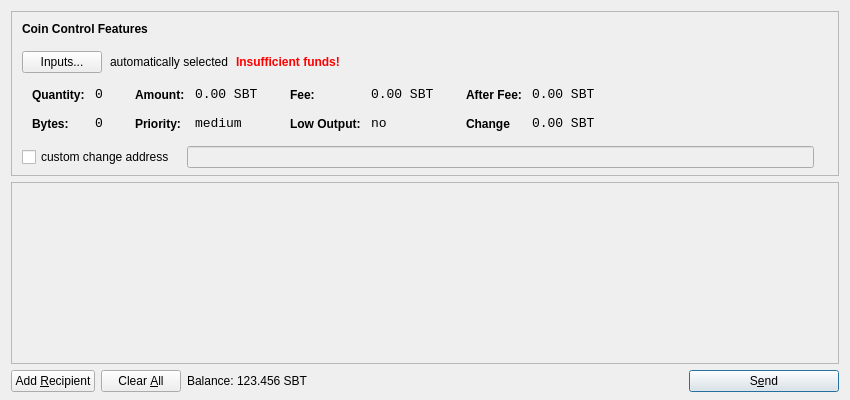
<?xml version="1.0" encoding="UTF-8"?>
<ui version="4.0">
 <class>SendCoinsDialog</class>
 <widget class="QDialog" name="SendCoinsDialog">
  <property name="geometry">
   <rect>
    <x>0</x>
    <y>0</y>
    <width>850</width>
    <height>400</height>
   </rect>
  </property>
  <property name="windowTitle">
   <string>Send Coins</string>
  </property>
  <layout class="QVBoxLayout" name="verticalLayout" stretch="0,1,0">
   <property name="bottomMargin">
    <number>8</number>
   </property>
   <item>
    <widget class="QFrame" name="frameCoinControl">
     <property name="sizePolicy">
      <sizepolicy hsizetype="Expanding" vsizetype="Expanding">
       <horstretch>0</horstretch>
       <verstretch>0</verstretch>
      </sizepolicy>
     </property>
     <property name="maximumSize">
      <size>
       <width>16777215</width>
       <height>16777215</height>
      </size>
     </property>
     <property name="frameShape">
      <enum>QFrame::StyledPanel</enum>
     </property>
     <property name="frameShadow">
      <enum>QFrame::Sunken</enum>
     </property>
     <layout class="QVBoxLayout" name="verticalLayoutCoinControl2">
      <property name="spacing">
       <number>-1</number>
      </property>
      <property name="leftMargin">
       <number>0</number>
      </property>
      <property name="topMargin">
       <number>0</number>
      </property>
      <property name="rightMargin">
       <number>0</number>
      </property>
      <property name="bottomMargin">
       <number>6</number>
      </property>
      <item>
       <layout class="QVBoxLayout" name="verticalLayoutCoinControl" stretch="0,0,0,0,1">
        <property name="spacing">
         <number>0</number>
        </property>
        <property name="leftMargin">
         <number>10</number>
        </property>
        <property name="topMargin">
         <number>10</number>
        </property>
        <item>
         <layout class="QHBoxLayout" name="horizontalLayoutCoinControl1">
          <property name="bottomMargin">
           <number>15</number>
          </property>
          <item>
           <widget class="QLabel" name="labelCoinControlFeatures">
            <property name="sizePolicy">
             <sizepolicy hsizetype="Preferred" vsizetype="Maximum">
              <horstretch>0</horstretch>
              <verstretch>0</verstretch>
             </sizepolicy>
            </property>
            <property name="font">
             <font>
              <weight>75</weight>
              <bold>true</bold>
             </font>
            </property>
            <property name="styleSheet">
             <string notr="true">font-weight:bold;</string>
            </property>
            <property name="text">
             <string>Coin Control Features</string>
            </property>
           </widget>
          </item>
         </layout>
        </item>
        <item>
         <layout class="QHBoxLayout" name="horizontalLayoutCoinControl2" stretch="0,0,0,0">
          <property name="spacing">
           <number>8</number>
          </property>
          <property name="bottomMargin">
           <number>10</number>
          </property>
          <item>
           <widget class="QPushButton" name="pushButtonCoinControl">
            <property name="styleSheet">
             <string notr="true"/>
            </property>
            <property name="text">
             <string>Inputs...</string>
            </property>
           </widget>
          </item>
          <item>
           <widget class="QLabel" name="labelCoinControlAutomaticallySelected">
            <property name="text">
             <string>automatically selected</string>
            </property>
            <property name="margin">
             <number>5</number>
            </property>
           </widget>
          </item>
          <item>
           <widget class="QLabel" name="labelCoinControlInsuffFunds">
            <property name="font">
             <font>
              <weight>75</weight>
              <bold>true</bold>
             </font>
            </property>
            <property name="styleSheet">
             <string notr="true">color:red;font-weight:bold;</string>
            </property>
            <property name="text">
             <string>Insufficient funds!</string>
            </property>
            <property name="margin">
             <number>5</number>
            </property>
           </widget>
          </item>
          <item>
           <spacer name="horizontalSpacerCoinControl">
            <property name="orientation">
             <enum>Qt::Horizontal</enum>
            </property>
            <property name="sizeHint" stdset="0">
             <size>
              <width>40</width>
              <height>1</height>
             </size>
            </property>
           </spacer>
          </item>
         </layout>
        </item>
        <item>
         <widget class="QWidget" name="widgetCoinControl" native="true">
          <property name="sizePolicy">
           <sizepolicy hsizetype="Preferred" vsizetype="Preferred">
            <horstretch>0</horstretch>
            <verstretch>0</verstretch>
           </sizepolicy>
          </property>
          <property name="minimumSize">
           <size>
            <width>0</width>
            <height>0</height>
           </size>
          </property>
          <property name="styleSheet">
           <string notr="true"/>
          </property>
          <layout class="QHBoxLayout" name="horizontalLayoutCoinControl5">
           <property name="margin">
            <number>0</number>
           </property>
           <item>
            <layout class="QHBoxLayout" name="horizontalLayoutCoinControl3" stretch="0,0,0,1">
             <property name="spacing">
              <number>20</number>
             </property>
             <property name="topMargin">
              <number>0</number>
             </property>
             <property name="bottomMargin">
              <number>10</number>
             </property>
             <item>
              <layout class="QFormLayout" name="formLayoutCoinControl1">
               <property name="horizontalSpacing">
                <number>10</number>
               </property>
               <property name="verticalSpacing">
                <number>14</number>
               </property>
               <property name="leftMargin">
                <number>10</number>
               </property>
               <property name="topMargin">
                <number>4</number>
               </property>
               <property name="rightMargin">
                <number>6</number>
               </property>
               <item row="0" column="0">
                <widget class="QLabel" name="labelCoinControlQuantityText">
                 <property name="styleSheet">
                  <string notr="true">font-weight:bold;</string>
                 </property>
                 <property name="text">
                  <string>Quantity:</string>
                 </property>
                 <property name="margin">
                  <number>0</number>
                 </property>
                </widget>
               </item>
               <item row="0" column="1">
                <widget class="QLabel" name="labelCoinControlQuantity">
                 <property name="font">
                  <font>
                   <family>Monospace</family>
                   <pointsize>10</pointsize>
                  </font>
                 </property>
                 <property name="cursor">
                  <cursorShape>IBeamCursor</cursorShape>
                 </property>
                 <property name="contextMenuPolicy">
                  <enum>Qt::ActionsContextMenu</enum>
                 </property>
                 <property name="text">
                  <string>0</string>
                 </property>
                 <property name="margin">
                  <number>0</number>
                 </property>
                 <property name="textInteractionFlags">
                  <set>Qt::LinksAccessibleByMouse|Qt::TextSelectableByKeyboard|Qt::TextSelectableByMouse</set>
                 </property>
                </widget>
               </item>
               <item row="1" column="0">
                <widget class="QLabel" name="labelCoinControlBytesText">
                 <property name="styleSheet">
                  <string notr="true">font-weight:bold;</string>
                 </property>
                 <property name="text">
                  <string>Bytes:</string>
                 </property>
                </widget>
               </item>
               <item row="1" column="1">
                <widget class="QLabel" name="labelCoinControlBytes">
                 <property name="font">
                  <font>
                   <family>Monospace</family>
                   <pointsize>10</pointsize>
                  </font>
                 </property>
                 <property name="cursor">
                  <cursorShape>IBeamCursor</cursorShape>
                 </property>
                 <property name="contextMenuPolicy">
                  <enum>Qt::ActionsContextMenu</enum>
                 </property>
                 <property name="text">
                  <string>0</string>
                 </property>
                 <property name="textInteractionFlags">
                  <set>Qt::LinksAccessibleByMouse|Qt::TextSelectableByKeyboard|Qt::TextSelectableByMouse</set>
                 </property>
                </widget>
               </item>
              </layout>
             </item>
             <item>
              <layout class="QFormLayout" name="formLayoutCoinControl2">
               <property name="horizontalSpacing">
                <number>10</number>
               </property>
               <property name="verticalSpacing">
                <number>14</number>
               </property>
               <property name="leftMargin">
                <number>6</number>
               </property>
               <property name="topMargin">
                <number>4</number>
               </property>
               <property name="rightMargin">
                <number>6</number>
               </property>
               <item row="0" column="0">
                <widget class="QLabel" name="labelCoinControlAmountText">
                 <property name="styleSheet">
                  <string notr="true">font-weight:bold;</string>
                 </property>
                 <property name="text">
                  <string>Amount:</string>
                 </property>
                 <property name="margin">
                  <number>0</number>
                 </property>
                </widget>
               </item>
               <item row="0" column="1">
                <widget class="QLabel" name="labelCoinControlAmount">
                 <property name="font">
                  <font>
                   <family>Monospace</family>
                   <pointsize>10</pointsize>
                  </font>
                 </property>
                 <property name="cursor">
                  <cursorShape>IBeamCursor</cursorShape>
                 </property>
                 <property name="contextMenuPolicy">
                  <enum>Qt::ActionsContextMenu</enum>
                 </property>
                 <property name="text">
                  <string>0.00 SBT</string>
                 </property>
                 <property name="textInteractionFlags">
                  <set>Qt::LinksAccessibleByMouse|Qt::TextSelectableByKeyboard|Qt::TextSelectableByMouse</set>
                 </property>
                </widget>
               </item>
               <item row="1" column="0">
                <widget class="QLabel" name="labelCoinControlPriorityText">
                 <property name="styleSheet">
                  <string notr="true">font-weight:bold;</string>
                 </property>
                 <property name="text">
                  <string>Priority:</string>
                 </property>
                </widget>
               </item>
               <item row="1" column="1">
                <widget class="QLabel" name="labelCoinControlPriority">
                 <property name="font">
                  <font>
                   <family>Monospace</family>
                   <pointsize>10</pointsize>
                  </font>
                 </property>
                 <property name="cursor">
                  <cursorShape>IBeamCursor</cursorShape>
                 </property>
                 <property name="contextMenuPolicy">
                  <enum>Qt::ActionsContextMenu</enum>
                 </property>
                 <property name="text">
                  <string>medium</string>
                 </property>
                 <property name="textInteractionFlags">
                  <set>Qt::LinksAccessibleByMouse|Qt::TextSelectableByKeyboard|Qt::TextSelectableByMouse</set>
                 </property>
                </widget>
               </item>
              </layout>
             </item>
             <item>
              <layout class="QFormLayout" name="formLayoutCoinControl3">
               <property name="horizontalSpacing">
                <number>10</number>
               </property>
               <property name="verticalSpacing">
                <number>14</number>
               </property>
               <property name="leftMargin">
                <number>6</number>
               </property>
               <property name="topMargin">
                <number>4</number>
               </property>
               <property name="rightMargin">
                <number>6</number>
               </property>
               <item row="0" column="0">
                <widget class="QLabel" name="labelCoinControlFeeText">
                 <property name="styleSheet">
                  <string notr="true">font-weight:bold;</string>
                 </property>
                 <property name="text">
                  <string>Fee:</string>
                 </property>
                 <property name="margin">
                  <number>0</number>
                 </property>
                </widget>
               </item>
               <item row="0" column="1">
                <widget class="QLabel" name="labelCoinControlFee">
                 <property name="font">
                  <font>
                   <family>Monospace</family>
                   <pointsize>10</pointsize>
                  </font>
                 </property>
                 <property name="cursor">
                  <cursorShape>IBeamCursor</cursorShape>
                 </property>
                 <property name="contextMenuPolicy">
                  <enum>Qt::ActionsContextMenu</enum>
                 </property>
                 <property name="text">
                  <string>0.00 SBT</string>
                 </property>
                 <property name="textInteractionFlags">
                  <set>Qt::LinksAccessibleByMouse|Qt::TextSelectableByKeyboard|Qt::TextSelectableByMouse</set>
                 </property>
                </widget>
               </item>
               <item row="1" column="0">
                <widget class="QLabel" name="labelCoinControlLowOutputText">
                 <property name="styleSheet">
                  <string notr="true">font-weight:bold;</string>
                 </property>
                 <property name="text">
                  <string>Low Output:</string>
                 </property>
                </widget>
               </item>
               <item row="1" column="1">
                <widget class="QLabel" name="labelCoinControlLowOutput">
                 <property name="font">
                  <font>
                   <family>Monospace</family>
                   <pointsize>10</pointsize>
                  </font>
                 </property>
                 <property name="cursor">
                  <cursorShape>IBeamCursor</cursorShape>
                 </property>
                 <property name="contextMenuPolicy">
                  <enum>Qt::ActionsContextMenu</enum>
                 </property>
                 <property name="text">
                  <string>no</string>
                 </property>
                 <property name="textInteractionFlags">
                  <set>Qt::LinksAccessibleByMouse|Qt::TextSelectableByKeyboard|Qt::TextSelectableByMouse</set>
                 </property>
                </widget>
               </item>
              </layout>
             </item>
             <item>
              <layout class="QFormLayout" name="formLayoutCoinControl4">
               <property name="horizontalSpacing">
                <number>10</number>
               </property>
               <property name="verticalSpacing">
                <number>14</number>
               </property>
               <property name="leftMargin">
                <number>6</number>
               </property>
               <property name="topMargin">
                <number>4</number>
               </property>
               <property name="rightMargin">
                <number>6</number>
               </property>
               <item row="0" column="0">
                <widget class="QLabel" name="labelCoinControlAfterFeeText">
                 <property name="styleSheet">
                  <string notr="true">font-weight:bold;</string>
                 </property>
                 <property name="text">
                  <string>After Fee:</string>
                 </property>
                 <property name="margin">
                  <number>0</number>
                 </property>
                </widget>
               </item>
               <item row="0" column="1">
                <widget class="QLabel" name="labelCoinControlAfterFee">
                 <property name="font">
                  <font>
                   <family>Monospace</family>
                   <pointsize>10</pointsize>
                  </font>
                 </property>
                 <property name="cursor">
                  <cursorShape>IBeamCursor</cursorShape>
                 </property>
                 <property name="contextMenuPolicy">
                  <enum>Qt::ActionsContextMenu</enum>
                 </property>
                 <property name="text">
                  <string>0.00 SBT</string>
                 </property>
                 <property name="textInteractionFlags">
                  <set>Qt::LinksAccessibleByMouse|Qt::TextSelectableByKeyboard|Qt::TextSelectableByMouse</set>
                 </property>
                </widget>
               </item>
               <item row="1" column="0">
                <widget class="QLabel" name="labelCoinControlChangeText">
                 <property name="styleSheet">
                  <string notr="true">font-weight:bold;</string>
                 </property>
                 <property name="text">
                  <string>Change</string>
                 </property>
                </widget>
               </item>
               <item row="1" column="1">
                <widget class="QLabel" name="labelCoinControlChange">
                 <property name="font">
                  <font>
                   <family>Monospace</family>
                   <pointsize>10</pointsize>
                  </font>
                 </property>
                 <property name="cursor">
                  <cursorShape>IBeamCursor</cursorShape>
                 </property>
                 <property name="contextMenuPolicy">
                  <enum>Qt::ActionsContextMenu</enum>
                 </property>
                 <property name="text">
                  <string>0.00 SBT</string>
                 </property>
                 <property name="textInteractionFlags">
                  <set>Qt::LinksAccessibleByMouse|Qt::TextSelectableByKeyboard|Qt::TextSelectableByMouse</set>
                 </property>
                </widget>
               </item>
              </layout>
             </item>
            </layout>
           </item>
          </layout>
         </widget>
        </item>
        <item>
         <layout class="QHBoxLayout" name="horizontalLayoutCoinControl4" stretch="0,0,0">
          <property name="spacing">
           <number>12</number>
          </property>
          <property name="sizeConstraint">
           <enum>QLayout::SetDefaultConstraint</enum>
          </property>
          <property name="topMargin">
           <number>5</number>
          </property>
          <property name="rightMargin">
           <number>5</number>
          </property>
          <item>
           <widget class="QCheckBox" name="checkBoxCoinControlChange">
            <property name="text">
             <string>custom change address</string>
            </property>
           </widget>
          </item>
          <item>
           <widget class="QLineEdit" name="lineEditCoinControlChange">
            <property name="enabled">
             <bool>false</bool>
            </property>
            <property name="sizePolicy">
             <sizepolicy hsizetype="Expanding" vsizetype="Fixed">
              <horstretch>0</horstretch>
              <verstretch>0</verstretch>
             </sizepolicy>
            </property>
           </widget>
          </item>
          <item>
           <widget class="QLabel" name="labelCoinControlChangeLabel">
            <property name="sizePolicy">
             <sizepolicy hsizetype="Preferred" vsizetype="Expanding">
              <horstretch>0</horstretch>
              <verstretch>0</verstretch>
             </sizepolicy>
            </property>
            <property name="minimumSize">
             <size>
              <width>0</width>
              <height>0</height>
             </size>
            </property>
            <property name="text">
             <string/>
            </property>
            <property name="margin">
             <number>3</number>
            </property>
           </widget>
          </item>
         </layout>
        </item>
        <item>
         <spacer name="verticalSpacerCoinControl">
          <property name="orientation">
           <enum>Qt::Vertical</enum>
          </property>
          <property name="sizeHint" stdset="0">
           <size>
            <width>800</width>
            <height>1</height>
           </size>
          </property>
         </spacer>
        </item>
       </layout>
      </item>
     </layout>
    </widget>
   </item>
   <item>
    <widget class="QScrollArea" name="scrollArea">
     <property name="widgetResizable">
      <bool>true</bool>
     </property>
     <widget class="QWidget" name="scrollAreaWidgetContents">
      <property name="geometry">
       <rect>
        <x>0</x>
        <y>0</y>
        <width>830</width>
        <height>165</height>
       </rect>
      </property>
      <layout class="QVBoxLayout" name="verticalLayout_2">
       <property name="margin">
        <number>0</number>
       </property>
       <item>
        <layout class="QVBoxLayout" name="entries">
         <property name="spacing">
          <number>6</number>
         </property>
        </layout>
       </item>
       <item>
        <spacer name="verticalSpacer">
         <property name="orientation">
          <enum>Qt::Vertical</enum>
         </property>
         <property name="sizeHint" stdset="0">
          <size>
           <width>20</width>
           <height>40</height>
          </size>
         </property>
        </spacer>
       </item>
      </layout>
     </widget>
    </widget>
   </item>
   <item>
    <layout class="QHBoxLayout" name="horizontalLayout">
     <item>
      <widget class="QPushButton" name="addButton">
       <property name="toolTip">
        <string>Send to multiple recipients at once</string>
       </property>
       <property name="text">
        <string>Add &amp;Recipient</string>
       </property>
       <property name="autoDefault">
        <bool>false</bool>
       </property>
      </widget>
     </item>
     <item>
      <widget class="QPushButton" name="clearButton">
       <property name="sizePolicy">
        <sizepolicy hsizetype="Minimum" vsizetype="Fixed">
         <horstretch>0</horstretch>
         <verstretch>0</verstretch>
        </sizepolicy>
       </property>
       <property name="toolTip">
        <string>Remove all transaction fields</string>
       </property>
       <property name="text">
        <string>Clear &amp;All</string>
       </property>
       <property name="autoRepeatDelay">
        <number>300</number>
       </property>
       <property name="autoDefault">
        <bool>false</bool>
       </property>
      </widget>
     </item>
     <item>
      <layout class="QHBoxLayout" name="horizontalLayout_2">
       <property name="spacing">
        <number>3</number>
       </property>
       <item>
        <widget class="QLabel" name="label">
         <property name="sizePolicy">
          <sizepolicy hsizetype="Preferred" vsizetype="Fixed">
           <horstretch>0</horstretch>
           <verstretch>0</verstretch>
          </sizepolicy>
         </property>
         <property name="text">
          <string>Balance:</string>
         </property>
        </widget>
       </item>
       <item>
        <widget class="QLabel" name="labelBalance">
         <property name="sizePolicy">
          <sizepolicy hsizetype="Preferred" vsizetype="Fixed">
           <horstretch>0</horstretch>
           <verstretch>0</verstretch>
          </sizepolicy>
         </property>
         <property name="cursor">
          <cursorShape>IBeamCursor</cursorShape>
         </property>
         <property name="text">
          <string>123.456 SBT</string>
         </property>
         <property name="textInteractionFlags">
          <set>Qt::LinksAccessibleByMouse|Qt::TextSelectableByKeyboard|Qt::TextSelectableByMouse</set>
         </property>
        </widget>
       </item>
      </layout>
     </item>
     <item>
      <spacer name="horizontalSpacer">
       <property name="orientation">
        <enum>Qt::Horizontal</enum>
       </property>
       <property name="sizeHint" stdset="0">
        <size>
         <width>40</width>
         <height>20</height>
        </size>
       </property>
      </spacer>
     </item>
     <item>
      <widget class="QPushButton" name="sendButton">
       <property name="minimumSize">
        <size>
         <width>150</width>
         <height>0</height>
        </size>
       </property>
       <property name="toolTip">
        <string>Confirm the send action</string>
       </property>
       <property name="text">
        <string>S&amp;end</string>
       </property>
       <property name="icon">
        <iconset resource="../bitcoin.qrc">
         <normaloff>:/icons/send</normaloff>:/icons/send</iconset>
       </property>
       <property name="default">
        <bool>true</bool>
       </property>
      </widget>
     </item>
    </layout>
   </item>
  </layout>
 </widget>
 <resources>
  <include location="../bitcoin.qrc"/>
 </resources>
 <connections/>
</ui>
